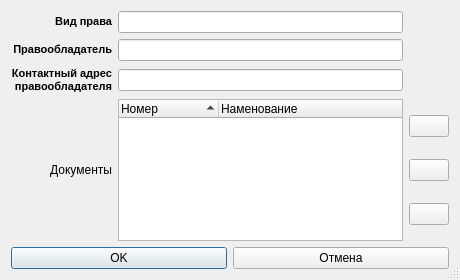
<?xml version="1.0" encoding="UTF-8"?>
<ui version="4.0">
 <class>DialogOwnerNeighbour</class>
 <widget class="QDialog" name="DialogOwnerNeighbour">
  <property name="geometry">
   <rect>
    <x>0</x>
    <y>0</y>
    <width>460</width>
    <height>280</height>
   </rect>
  </property>
  <property name="windowTitle">
   <string>Правообладатель смежного ЗУ</string>
  </property>
  <property name="windowIcon">
   <iconset resource="../resources.qrc">
    <normaloff>:/plugins/openland/icons/kn.png</normaloff>:/plugins/openland/icons/kn.png</iconset>
  </property>
  <property name="sizeGripEnabled">
   <bool>true</bool>
  </property>
  <property name="modal">
   <bool>true</bool>
  </property>
  <layout class="QGridLayout" name="gridLayout">
   <item row="0" column="0">
    <layout class="QGridLayout" name="gridLayout_2">
     <item row="1" column="1">
      <widget class="QLineEdit" name="lineEditNameOwner">
       <property name="enabled">
        <bool>true</bool>
       </property>
      </widget>
     </item>
     <item row="2" column="1">
      <widget class="QLineEdit" name="lineEditContactAddress">
       <property name="enabled">
        <bool>true</bool>
       </property>
      </widget>
     </item>
     <item row="2" column="0">
      <widget class="QLabel" name="label_2">
       <property name="text">
        <string>&lt;!DOCTYPE HTML PUBLIC &quot;-//W3C//DTD HTML 4.0//EN&quot; &quot;http://www.w3.org/TR/REC-html40/strict.dtd&quot;&gt;
&lt;html&gt;&lt;head&gt;&lt;meta name=&quot;qrichtext&quot; content=&quot;1&quot; /&gt;&lt;style type=&quot;text/css&quot;&gt;
p, li { white-space: pre-wrap; }
&lt;/style&gt;&lt;/head&gt;&lt;body style=&quot; font-family:'MS Shell Dlg 2'; font-size:8.25pt; font-weight:400; font-style:normal;&quot;&gt;
&lt;p align=&quot;right&quot; style=&quot; margin-top:0px; margin-bottom:0px; margin-left:0px; margin-right:0px; -qt-block-indent:0; text-indent:0px;&quot;&gt;&lt;span style=&quot; font-weight:600;&quot;&gt;Контактный адрес&lt;br /&gt;правообладателя&lt;/span&gt;&lt;/p&gt;&lt;/body&gt;&lt;/html&gt;</string>
       </property>
      </widget>
     </item>
     <item row="3" column="0">
      <widget class="QLabel" name="label_3">
       <property name="text">
        <string>&lt;html&gt;&lt;head/&gt;&lt;body&gt;&lt;p align=&quot;right&quot;&gt;Документы&lt;/p&gt;&lt;/body&gt;&lt;/html&gt;</string>
       </property>
      </widget>
     </item>
     <item row="1" column="0">
      <widget class="QLabel" name="label">
       <property name="text">
        <string>&lt;!DOCTYPE HTML PUBLIC &quot;-//W3C//DTD HTML 4.0//EN&quot; &quot;http://www.w3.org/TR/REC-html40/strict.dtd&quot;&gt;
&lt;html&gt;&lt;head&gt;&lt;meta name=&quot;qrichtext&quot; content=&quot;1&quot; /&gt;&lt;style type=&quot;text/css&quot;&gt;
p, li { white-space: pre-wrap; }
&lt;/style&gt;&lt;/head&gt;&lt;body style=&quot; font-family:'MS Shell Dlg 2'; font-size:8.25pt; font-weight:400; font-style:normal;&quot;&gt;
&lt;p align=&quot;right&quot; style=&quot; margin-top:0px; margin-bottom:0px; margin-left:0px; margin-right:0px; -qt-block-indent:0; text-indent:0px;&quot;&gt;&lt;span style=&quot; font-weight:600;&quot;&gt;Правообладатель&lt;/span&gt;&lt;/p&gt;&lt;/body&gt;&lt;/html&gt;</string>
       </property>
      </widget>
     </item>
     <item row="0" column="1">
      <widget class="QLineEdit" name="lineEditNameRight">
       <property name="enabled">
        <bool>true</bool>
       </property>
       <property name="maxLength">
        <number>40</number>
       </property>
      </widget>
     </item>
     <item row="3" column="1">
      <widget class="QTreeWidget" name="treeWidget">
       <property name="enabled">
        <bool>true</bool>
       </property>
       <property name="sortingEnabled">
        <bool>true</bool>
       </property>
       <column>
        <property name="text">
         <string>Номер</string>
        </property>
       </column>
       <column>
        <property name="text">
         <string>Наменование</string>
        </property>
       </column>
      </widget>
     </item>
     <item row="0" column="0">
      <widget class="QLabel" name="label_4">
       <property name="text">
        <string>&lt;!DOCTYPE HTML PUBLIC &quot;-//W3C//DTD HTML 4.0//EN&quot; &quot;http://www.w3.org/TR/REC-html40/strict.dtd&quot;&gt;
&lt;html&gt;&lt;head&gt;&lt;meta name=&quot;qrichtext&quot; content=&quot;1&quot; /&gt;&lt;style type=&quot;text/css&quot;&gt;
p, li { white-space: pre-wrap; }
&lt;/style&gt;&lt;/head&gt;&lt;body style=&quot; font-family:'MS Shell Dlg 2'; font-size:8.25pt; font-weight:400; font-style:normal;&quot;&gt;
&lt;p align=&quot;right&quot; style=&quot; margin-top:12px; margin-bottom:12px; margin-left:0px; margin-right:0px; -qt-block-indent:0; text-indent:0px;&quot;&gt;&lt;span style=&quot; font-weight:600;&quot;&gt;Вид права&lt;/span&gt;&lt;/p&gt;&lt;/body&gt;&lt;/html&gt;</string>
       </property>
      </widget>
     </item>
     <item row="3" column="2">
      <layout class="QVBoxLayout" name="verticalLayout">
       <item>
        <widget class="QPushButton" name="pushButtonAddDocument">
         <property name="enabled">
          <bool>true</bool>
         </property>
         <property name="text">
          <string/>
         </property>
         <property name="icon">
          <iconset resource="../resources.qrc">
           <normaloff>:/plugins/openland/icons/symbol_add.png</normaloff>:/plugins/openland/icons/symbol_add.png</iconset>
         </property>
        </widget>
       </item>
       <item>
        <widget class="QPushButton" name="pushButtonEditDocument">
         <property name="enabled">
          <bool>true</bool>
         </property>
         <property name="text">
          <string/>
         </property>
         <property name="icon">
          <iconset resource="../resources.qrc">
           <normaloff>:/plugins/openland/icons/edit.png</normaloff>:/plugins/openland/icons/edit.png</iconset>
         </property>
        </widget>
       </item>
       <item>
        <widget class="QPushButton" name="pushButtonDelDocument">
         <property name="enabled">
          <bool>true</bool>
         </property>
         <property name="text">
          <string/>
         </property>
         <property name="icon">
          <iconset resource="../resources.qrc">
           <normaloff>:/plugins/openland/icons/symbol_remove.png</normaloff>:/plugins/openland/icons/symbol_remove.png</iconset>
         </property>
        </widget>
       </item>
      </layout>
     </item>
    </layout>
   </item>
   <item row="1" column="0">
    <layout class="QHBoxLayout" name="horizontalLayout">
     <item>
      <widget class="QPushButton" name="pushButtonSave">
       <property name="text">
        <string>OK</string>
       </property>
       <property name="icon">
        <iconset resource="../resources.qrc">
         <normaloff>:/plugins/openland/icons/save.png</normaloff>:/plugins/openland/icons/save.png</iconset>
       </property>
       <property name="default">
        <bool>true</bool>
       </property>
      </widget>
     </item>
     <item>
      <widget class="QPushButton" name="pushButtonClose">
       <property name="text">
        <string>Отмена</string>
       </property>
       <property name="icon">
        <iconset resource="../resources.qrc">
         <normaloff>:/plugins/openland/icons/close.png</normaloff>:/plugins/openland/icons/close.png</iconset>
       </property>
      </widget>
     </item>
    </layout>
   </item>
  </layout>
 </widget>
 <tabstops>
  <tabstop>lineEditNameRight</tabstop>
  <tabstop>lineEditNameOwner</tabstop>
  <tabstop>lineEditContactAddress</tabstop>
  <tabstop>treeWidget</tabstop>
  <tabstop>pushButtonAddDocument</tabstop>
  <tabstop>pushButtonEditDocument</tabstop>
  <tabstop>pushButtonDelDocument</tabstop>
  <tabstop>pushButtonSave</tabstop>
  <tabstop>pushButtonClose</tabstop>
 </tabstops>
 <resources>
  <include location="../resources.qrc"/>
 </resources>
 <connections>
  <connection>
   <sender>treeWidget</sender>
   <signal>doubleClicked(QModelIndex)</signal>
   <receiver>pushButtonEditDocument</receiver>
   <slot>click()</slot>
   <hints>
    <hint type="sourcelabel">
     <x>250</x>
     <y>159</y>
    </hint>
    <hint type="destinationlabel">
     <x>434</x>
     <y>172</y>
    </hint>
   </hints>
  </connection>
 </connections>
</ui>
